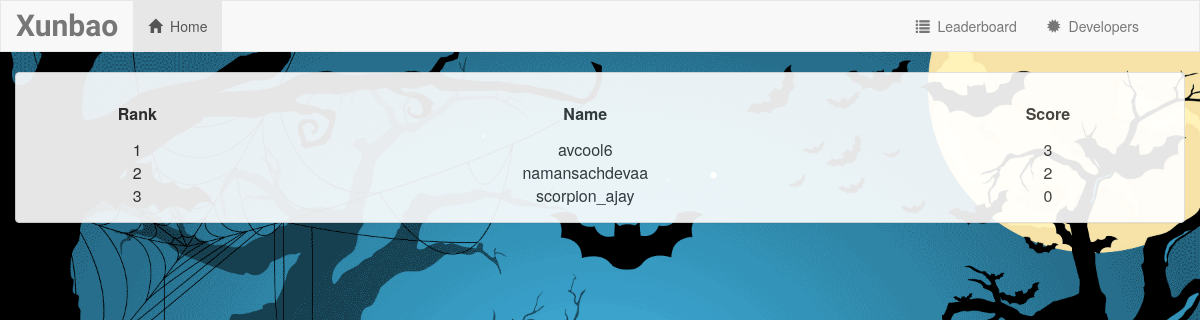
The app's page /leaderboard/, older data.
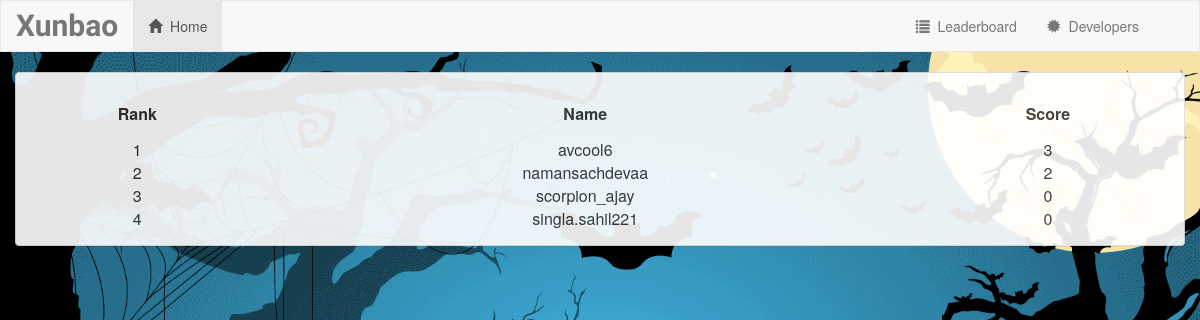
The same page, newer data.
### myapp/models.py (models this page shows)
class Profile(models.Model):
    user = models.OneToOneField(User, on_delete=models.CASCADE)
    solved = models.IntegerField(default=1)
    timetaken = models.DateTimeField(default=datetime.now)
    class Meta:
        ordering = ['-solved', 'timetaken']

### myapp/views.py (the view)
# urls.py: url(r'^leaderboard/$', views.leaderboard, name='leaderboard'),
def leaderboard(request):
    profiles = Profile.objects.all()
    return render(request, 'myapp/leaderboard.html', {
        'profiles': profiles,
    })

### myapp/templates/myapp/leaderboard.html
{% extends 'myapp/base.html' %}
{% block body %}
<div class="container-fluid" style="opacity: 0.9">
    <div class="panel panel-default">
        <div class="panel-body">
            <table class="responsive">
                <thead>
                  <tr>
                      <th>Rank</th>
                      <th>Name</th>
                      <th>Score</th>
                  </tr>
                </thead>
                <tbody>
                    {% for profile in profiles %}
                    <tr>
                        <td>
                            {{ forloop.counter }}
                        </td>
                        <td>
                            {{ profile.user.username }}
                        </td>
                        <td>
                            {{ profile.solved|add:"-1" }}
                        </td>
                    </tr>
                    {% endfor %}
                </tbody>
            </table>
        </div>
    </div>
</div>
{% endblock %}

### myapp/templates/myapp/base.html (shortened to what this page needs)
{%load static%}
<html lang="en">
<head>
    {% load staticfiles %}
    <link rel="stylesheet" href="//maxcdn.bootstrapcdn.com/bootstrap/3.2.0/css/bootstrap.min.css">
    <link rel="stylesheet" type="text/css" href="{% static 'css/style.css' %}">
</head>
<body style="background: url('{% static 'images/bg2.gif' %}'); background-repeat: no-repeat; background-attachment: fixed; background-size: cover;" >
    <nav class="navbar navbar-default">
        <div class="container-fluid">
            <div class="navbar-header">
                <a class="navbar-brand" href="{% url 'myapp:index' %}" style="font-size: 30px;"><strong>Xunbao</strong></a>
            </div>
            <div class="collapse navbar-collapse" id="topNavBar">
                <ul class="nav navbar-nav">
                    <li class="active">
                        <a href="{% url 'myapp:index' %}">
                            <span class="glyphicon glyphicon-home" aria-hidden="true"></span>&nbsp; Home
                        </a>
                    </li>
                </ul>
                <ul class="nav navbar-nav navbar-right">
                    <li class="">
                        <a href="{% url 'myapp:leaderboard' %}">
                            <span class="glyphicon glyphicon-list" aria-hidden="true"></span>&nbsp; Leaderboard
                        </a>
                    </li>
                    <li class="">
                        <a href="{% url 'myapp:developers' %}">
                            <span class="glyphicon glyphicon-certificate" aria-hidden="true"></span>&nbsp; Developers
                        </a>
                    </li>
                    <li class="">
                        {% block loga %}<a href="{% url 'myapp:logout' %}">{% endblock %}
                        </a>
                    </li>
                </ul>
            </div>
        </div>
    </nav>
    {% block body %}
    {% endblock %}
</body>
</html>

### static/myapp/style.css (style rules this page uses)
body { background: url("images/bg2.gif"); background-size: 100% 100%; }
.navbar { border-radius: 0; }
.navbar-brand { font-family: 'Satisfy', cursive; }
table { width: 100%; }
th { text-align: center; height: 50px; }
td { text-align: center; }

Row changes from the older to the newer data that the page shows:
added Profile: user.username "singla.sahil221", solved|add "0"
